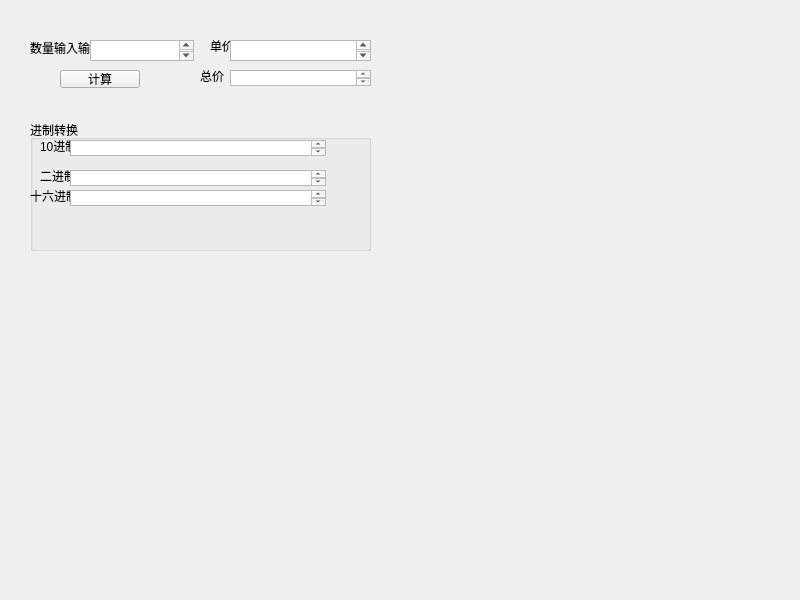
<?xml version="1.0" encoding="UTF-8"?>
<ui version="4.0">
 <class>Widget</class>
 <widget class="QWidget" name="Widget">
  <property name="geometry">
   <rect>
    <x>0</x>
    <y>0</y>
    <width>800</width>
    <height>600</height>
   </rect>
  </property>
  <property name="windowTitle">
   <string>Widget</string>
  </property>
  <widget class="QLabel" name="label">
   <property name="geometry">
    <rect>
     <x>30</x>
     <y>40</y>
     <width>61</width>
     <height>16</height>
    </rect>
   </property>
   <property name="text">
    <string>数量输入输出</string>
   </property>
  </widget>
  <widget class="QTextEdit" name="textEdit">
   <property name="geometry">
    <rect>
     <x>90</x>
     <y>40</y>
     <width>104</width>
     <height>21</height>
    </rect>
   </property>
  </widget>
  <widget class="QLabel" name="label_2">
   <property name="geometry">
    <rect>
     <x>210</x>
     <y>40</y>
     <width>40</width>
     <height>12</height>
    </rect>
   </property>
   <property name="text">
    <string>单价</string>
   </property>
  </widget>
  <widget class="QTextBrowser" name="textBrowser">
   <property name="geometry">
    <rect>
     <x>230</x>
     <y>40</y>
     <width>141</width>
     <height>21</height>
    </rect>
   </property>
  </widget>
  <widget class="QPushButton" name="pushButton">
   <property name="geometry">
    <rect>
     <x>60</x>
     <y>70</y>
     <width>80</width>
     <height>18</height>
    </rect>
   </property>
   <property name="text">
    <string>计算</string>
   </property>
  </widget>
  <widget class="QLabel" name="label_3">
   <property name="geometry">
    <rect>
     <x>200</x>
     <y>70</y>
     <width>40</width>
     <height>12</height>
    </rect>
   </property>
   <property name="text">
    <string>总价</string>
   </property>
  </widget>
  <widget class="QTextEdit" name="textEdit_2">
   <property name="geometry">
    <rect>
     <x>230</x>
     <y>70</y>
     <width>141</width>
     <height>16</height>
    </rect>
   </property>
  </widget>
  <widget class="QGroupBox" name="groupBox">
   <property name="geometry">
    <rect>
     <x>30</x>
     <y>120</y>
     <width>341</width>
     <height>131</height>
    </rect>
   </property>
   <property name="title">
    <string>进制转换</string>
   </property>
   <widget class="QLabel" name="label_4">
    <property name="geometry">
     <rect>
      <x>10</x>
      <y>20</y>
      <width>40</width>
      <height>12</height>
     </rect>
    </property>
    <property name="text">
     <string>10进制</string>
    </property>
   </widget>
   <widget class="QTextBrowser" name="textBrowser_2">
    <property name="geometry">
     <rect>
      <x>40</x>
      <y>20</y>
      <width>256</width>
      <height>16</height>
     </rect>
    </property>
   </widget>
   <widget class="QLabel" name="label_5">
    <property name="geometry">
     <rect>
      <x>10</x>
      <y>50</y>
      <width>40</width>
      <height>12</height>
     </rect>
    </property>
    <property name="text">
     <string>二进制</string>
    </property>
   </widget>
   <widget class="QTextBrowser" name="textBrowser_3">
    <property name="geometry">
     <rect>
      <x>40</x>
      <y>50</y>
      <width>256</width>
      <height>16</height>
     </rect>
    </property>
   </widget>
   <widget class="QLabel" name="label_6">
    <property name="geometry">
     <rect>
      <x>0</x>
      <y>70</y>
      <width>40</width>
      <height>12</height>
     </rect>
    </property>
    <property name="text">
     <string>十六进制</string>
    </property>
   </widget>
   <widget class="QTextBrowser" name="textBrowser_4">
    <property name="geometry">
     <rect>
      <x>40</x>
      <y>70</y>
      <width>256</width>
      <height>16</height>
     </rect>
    </property>
   </widget>
  </widget>
 </widget>
 <resources/>
 <connections/>
</ui>
